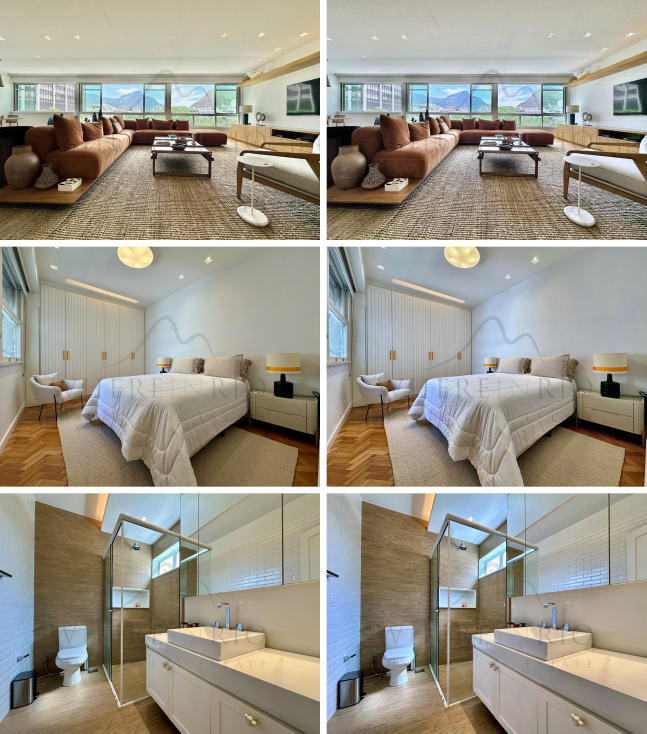
#> input picture drafts/amostra-tratamento-antes-depois.jpg, 1940 x 2200 px, given as the content of the folder drafts/amostra-tratamento-antes-depois.jpg, which was not available (shown at 1/3 size)
$ python enhance_interior.py drafts/amostra-tratamento-antes-depois.jpg 'drafts/Rio992 - tratamento antes-depois 1.jpg'
#> lines starting #> are read from the running program, lines starting #| are printed output that depends on the picture; after the words box and inside, x2 and y2 are one past the last pixel; in counts of white or black regions, pixels touching at a corner belong together
"""Bright, real-estate style correction for our own interior photos.

Global adjustments only, nothing added, removed or replaced:
  1. straighten (small rotation from detected vertical lines, then crop the
     borders the rotation leaves)
  2. white balance from the brightest near-neutral pixels (walls/ceiling)
  3. exposure: lift mid-tones toward a target brightness, protect highlights
  4. gentle local contrast, +10% saturation, mild sharpening

Usage: python3 enhance_interior.py <in_dir> <out_dir>
"""
import glob
import math
import os
import sys

import cv2
import numpy as np

IN, OUT = sys.argv[1], sys.argv[2]
os.makedirs(OUT, exist_ok=True)


def straighten(img):
    g = cv2.cvtColor(img, cv2.COLOR_BGR2GRAY)
    edges = cv2.Canny(cv2.GaussianBlur(g, (5, 5), 0), 50, 150)
    h, w = g.shape
    lines = cv2.HoughLinesP(edges, 1, np.pi / 720, 120,
                            minLineLength=h // 6, maxLineGap=10)
    angles = []
    for x1, y1, x2, y2 in (lines.reshape(-1, 4) if lines is not None else []):
        a = math.degrees(math.atan2(x2 - x1, y2 - y1))
        a = (a + 90) % 180 - 90                     # deviation from vertical
        if abs(a) < 4:
            angles.append(a)
    if len(angles) < 8:
        return img, 0.0
    ang = float(np.median(angles))
    if abs(ang) < 0.3:
        return img, 0.0
    M = cv2.getRotationMatrix2D((w / 2, h / 2), -ang, 1.0)
    rot = cv2.warpAffine(img, M, (w, h), flags=cv2.INTER_CUBIC)
    # crop the largest centred rectangle without empty corners
    t = abs(math.radians(ang))
    s = 1 / (math.cos(t) + max(w / h, h / w) * math.sin(t))
    cw, ch = int(w * s), int(h * s)
    x0, y0 = (w - cw) // 2, (h - ch) // 2
    return cv2.resize(rot[y0:y0 + ch, x0:x0 + cw], (w, h),
                      interpolation=cv2.INTER_CUBIC), ang


def white_balance(f):
    lum = f.mean(2)
    sat = f.max(2) - f.min(2)
    mask = (lum > np.percentile(lum, 70)) & (sat < 0.12) & (lum < 0.98)
    if mask.sum() < 500:
        mask = lum > np.percentile(lum, 80)
    ref = f[mask].mean(0)
    gains = ref.mean() / ref
    gains = 1 + 1.0 * (gains - 1)                   # full correction
    return np.clip(f * gains, 0, 1)


def exposure(f, target=0.70):
    lab = cv2.cvtColor((f * 255).astype(np.uint8), cv2.COLOR_BGR2LAB)
    L, A, B = cv2.split(lab)
    x = L.astype(np.float32) / 255
    med = float(np.median(x))
    gamma = np.clip(math.log(target) / math.log(max(med, 1e-3)), 0.45, 1.0)
    x = x ** gamma                                  # brighten mid-tones
    x = x + 0.14 * x * (1 - x) ** 2 * 4             # extra shadow lift
    L = np.clip(x * 255, 0, 255).astype(np.uint8)
    clahe = cv2.createCLAHE(clipLimit=1.3, tileGridSize=(8, 8))
    L = cv2.addWeighted(L, 0.6, clahe.apply(L), 0.4, 0)
    return cv2.cvtColor(cv2.merge([L, A, B]), cv2.COLOR_LAB2BGR)


def finish(img):
    hsv = cv2.cvtColor(img, cv2.COLOR_BGR2HSV).astype(np.float32)
    hsv[..., 1] = np.clip(hsv[..., 1] * 1.10, 0, 255)
    out = cv2.cvtColor(hsv.astype(np.uint8), cv2.COLOR_HSV2BGR)
    blur = cv2.GaussianBlur(out, (0, 0), 1.2)
    return cv2.addWeighted(out, 1.3, blur, -0.3, 0)


for fn in sorted(glob.glob(f"{IN}/*.jpg")):
    img, ang = straighten(cv2.imread(fn))
#> in straighten, `g = cv2.cvtColor(img, cv2.COLOR_BGR2GRAY)`:
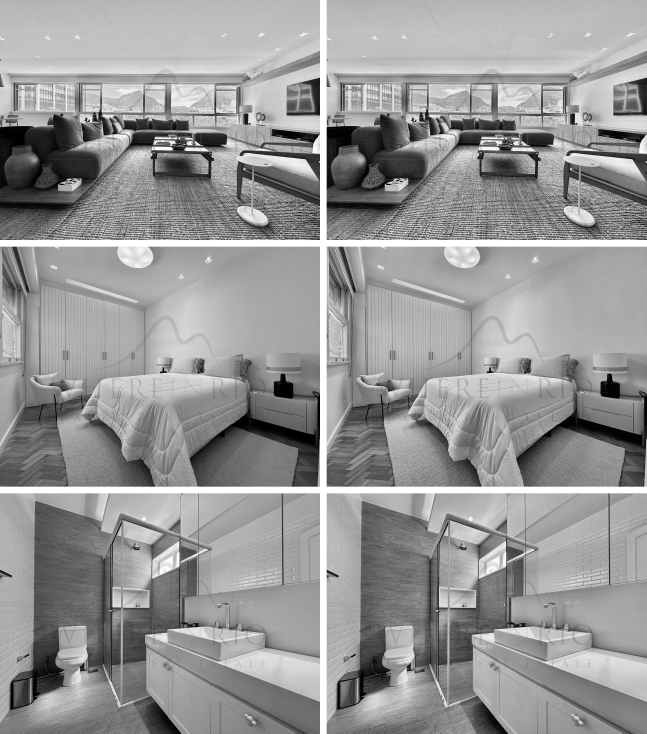
#> g: shape (2200, 1940) (shown at 1/3 size); min 0, max 255, mean 150.4
#> in straighten, img is the input picture: shape (2200, 1940, 3); mean B, G, R 138.2, 150.2, 155.2
#> in straighten, `edges = cv2.Canny(cv2.GaussianBlur(g, (5, 5), 0), 50, 150)`:
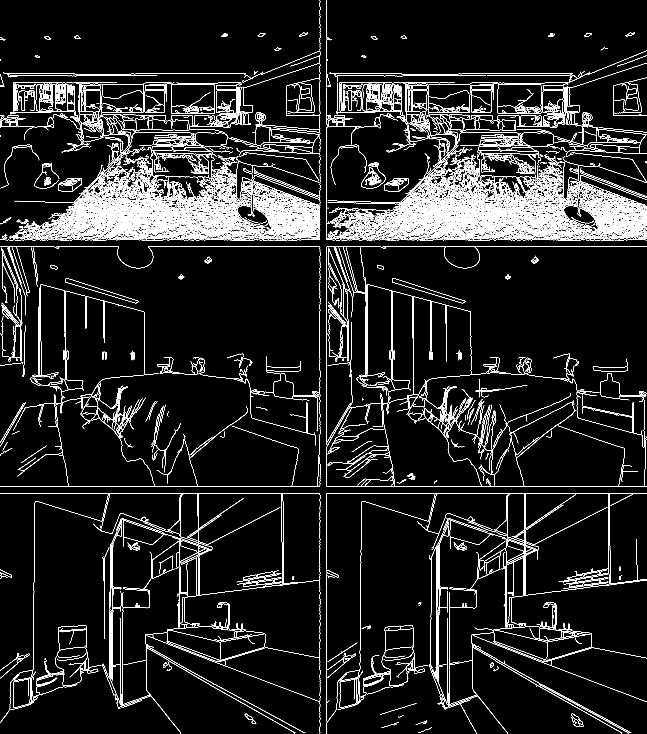
#> edges: shape (2200, 1940) (shown at 1/3 size); 6% white in thin lines or dots
#> in straighten, `lines = cv2.HoughLinesP(edges, 1, np.pi / 720, 120, minLineLength=h //..`: lines = [[959, 719, 959, 166], [60, 1479, 737, 1479], [193, 1459, 674, 1459], [1005, 227, 1444, 227], [1298, 641, 1691, 629], [519, 1984, 911, 2197], [507, 1983, 884, 2199], [550, 1792, 959, 1740], [1481, 1931, 1938, 2104], [1176, 1459, 1654, 1459]]
#> the loop in straighten, `for x1, y1, x2, y2 in (lines.reshape(-1, 4) if lines is not None else ..` made 10 passes
#> (x1, y1, x2, y2, a) on passes 1 to 10: (959, 719, 959, 166, 0), (60, 1479, 737, 1479, -90), (193, 1459, 674, 1459, -90), (1005, 227, 1444, 227, -90), (1298, 641, 1691, 629, -88.25), (519, 1984, 911, 2197, 61.48), (507, 1983, 884, 2199, 60.19), (550, 1792, 959, 1740, -82.75), (1481, 1931, 1938, 2104, 69.27), (1176, 1459, 1654, 1459, -90)
#> after the loop in straighten, `for x1, y1, x2, y2 in (lines.reshape(-1, 4) if lines is not None else ..`: angles = [0]
#> ang = 0
    f = white_balance(img.astype(np.float32) / 255)
#> in white_balance, `sat = f.max(2) - f.min(2)`:
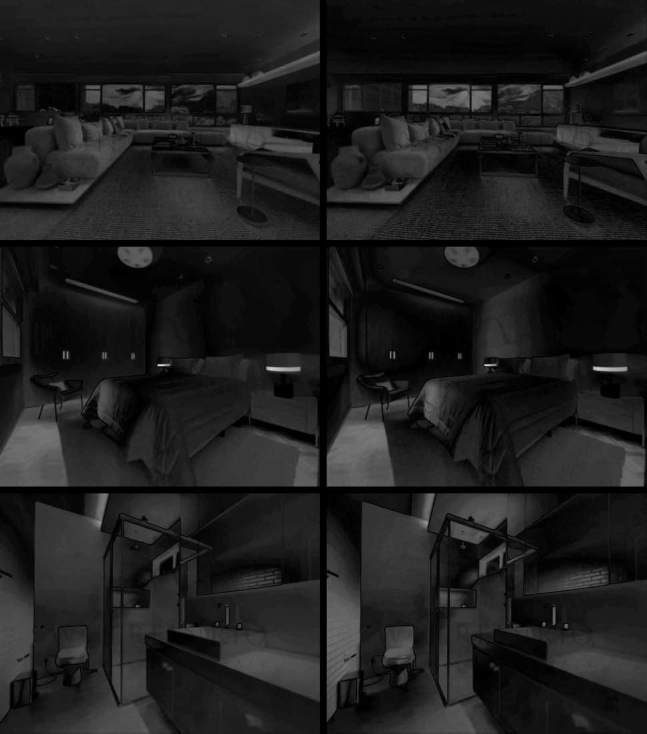
#> sat: shape (2200, 1940) float32 (shown at 1/3 size); min 0, max 0.961, mean 0.12
#> in white_balance, `mask = (lum > np.percentile(lum, 70)) & (sat < 0.12) & (lum < 0.98)`:
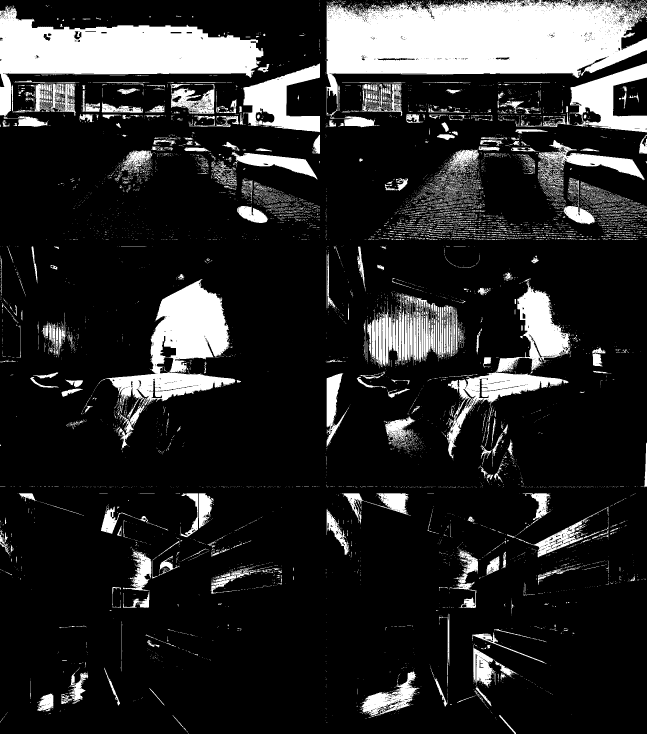
#> mask: shape (2200, 1940) bool (shown at 1/3 size); 16.3% white; 9539 white regions (8650 under 20 px), largest, box (x1, y1, x2, y2) and area: (978, 0, 1940, 382) 187253, (0, 17, 790, 381) 111156, (293, 837, 706, 1281) 62429
#> in white_balance, `ref = f[mask].mean(0)`: ref = [0.757, 0.78, 0.771]
#> in white_balance, `gains = ref.mean() / ref`: gains = [1.02, 0.986, 0.998]
    out = finish(exposure(f))
#> in exposure, `lab = cv2.cvtColor((f * 255).astype(np.uint8), cv2.COLOR_BGR2LAB)`: lab: shape (2200, 1940, 3); mean of channels 0, 1, 2 155.7, 129.8, 133.6
#> in exposure, `L, A, B = cv2.split(lab)`:
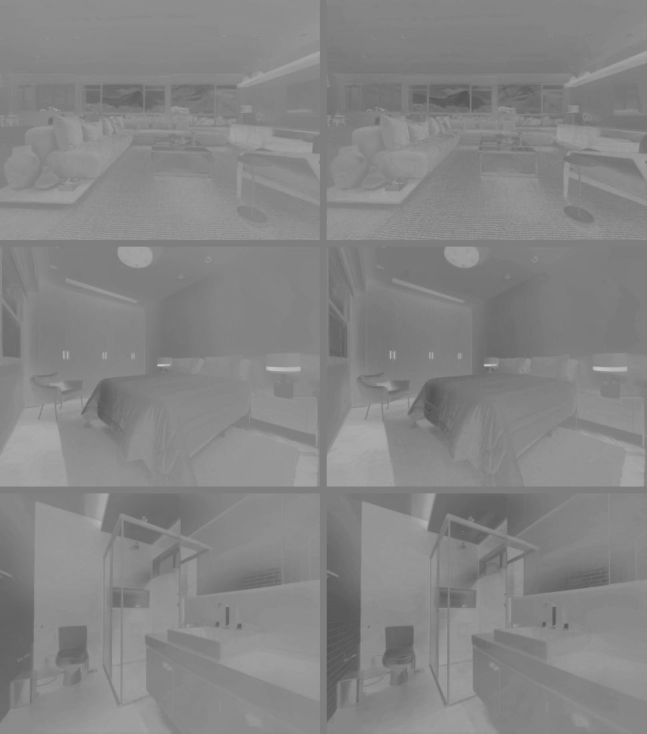
#> B: shape (2200, 1940) (shown at 1/3 size); min 80, max 204, mean 133.6
#> in exposure, `med = float(np.median(x))`: med = 0.659
#> in exposure, `gamma = np.clip(math.log(target) / math.log(max(med, 1e-3)), 0.45, 1.0)`: gamma = 0.855
#> in exposure, `x = x + 0.14 * x * (1 - x) ** 2 * 4`:
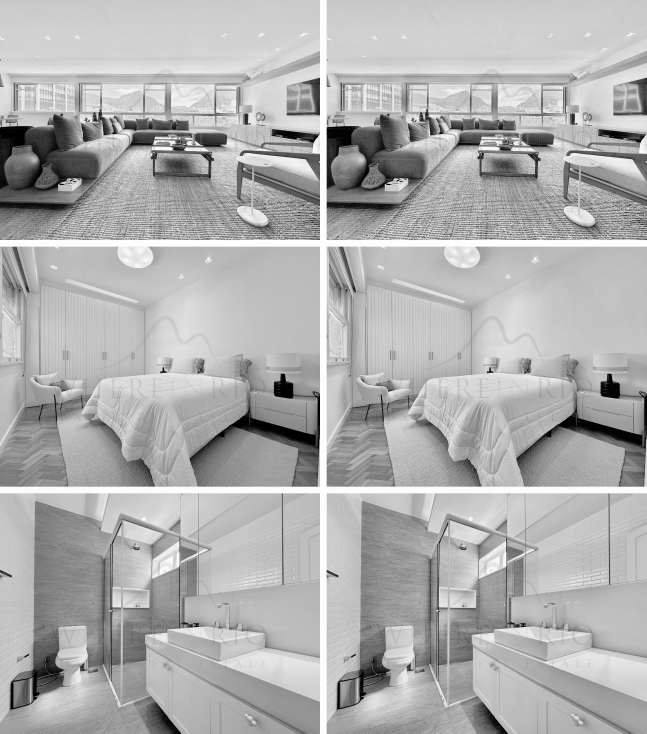
#> x: shape (2200, 1940) float32 (shown at 1/3 size); min 0, max 0.993, mean 0.689
#> in finish, `hsv = cv2.cvtColor(img, cv2.COLOR_BGR2HSV).astype(np.float32)`:
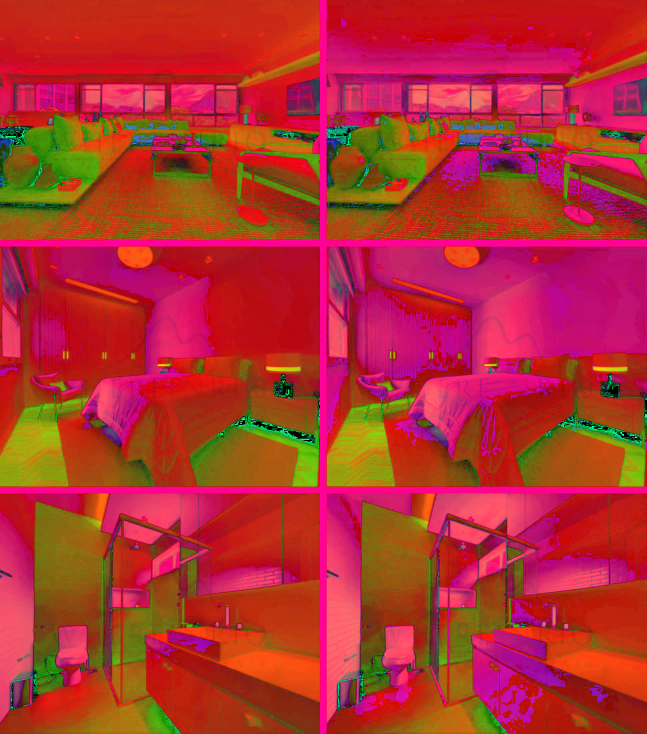
#> hsv: shape (2200, 1940, 3) float32 (shown at 1/3 size); mean B, G, R 49, 49.3, 177.1
    cv2.imwrite(f"{OUT}/{os.path.basename(fn)}", out, [cv2.IMWRITE_JPEG_QUALITY, 92])
    print(os.path.basename(fn), "rotation %.2f deg" % ang)
#| amostra-tratamento-antes-depois.jpg rotation 0.00 deg
